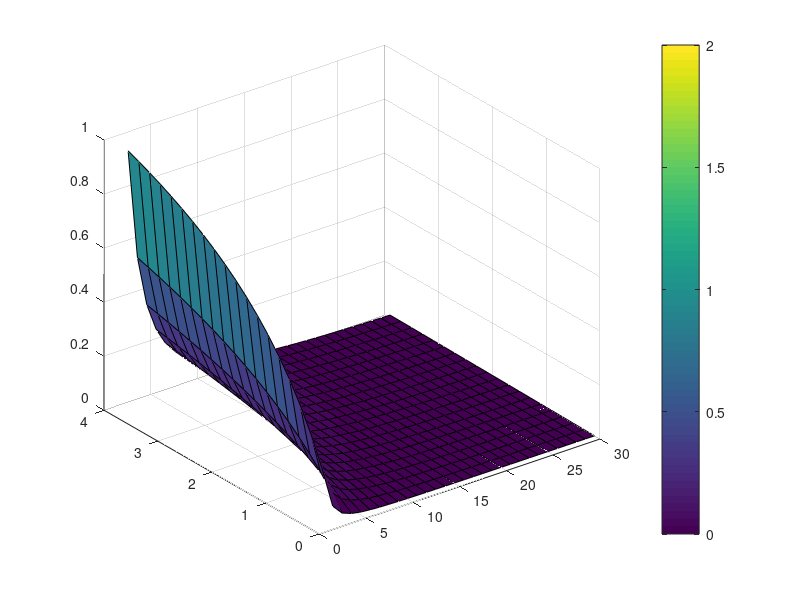

Recreate this plot in MATLAB. (Note: this script raises an error after producing the figure.)
%% Delta Z along the z-axis
[alphabeta,error] = meshgrid(2:1:30,0.1:0.2:4);
deltaZ = 0.1*((1/2)*tand(alphabeta).^(-1) -(1/2)*tand(alphabeta+error).^(-1));

surf(alphabeta,error,abs(deltaZ));
colorbar
caxis([0 2])
ax = gca;
ax.ZDir = 'reverse'

xlabel('\alpha [ ^\circ ]');
ylabel('\Delta\alpha [ ^\circ ]');
zlabel('\Delta z [m]');
% matlab2tikz('width','12cm','height','6cm');
%% Calculate alpha and beta for all (x,z)
[x,z] = meshgrid(-1:0.1:1,0.1:0.1:2);
alpha = atand((0.1/2-x).*(z.^-1));
beta = atand((x+0.1/2).*(z.^-1));
%% Delta X for complete FOV
deltaAlpha = 1;
deltaBeta = 1;
deltaX_pp = abs(detectX(alpha,beta)-detectXError(alpha,beta,deltaAlpha,deltaBeta));
deltaX_mp = abs(detectX(alpha,beta)-detectXError(alpha,beta,deltaAlpha,-deltaBeta));
deltaX_mm = abs(detectX(alpha,beta)-detectXError(alpha,beta,-deltaAlpha,-deltaBeta));
deltaX1 = max(deltaX_pp,deltaX_mp);
deltaX = min(max(deltaX1, deltaX_mm),2);

surf(x,z,deltaX);
colorbar
caxis([0 2])
ax = gca;
ax.ZDir = 'reverse'

xlabel('x [ m ]');
ylabel('z [ m ]');
zlabel('\Delta x [m]');
% matlab2tikz('width','12cm','height','6cm');
%% Vector approach with same result:
% z*[sind(beta) cosd(beta)]-[a/2 0] = z*[-sind(alpha) cosd(alpha)]+[a/2 0]
x_calc2 = -0.1*sind(alpha).*((cosd(alpha).*tand(beta)+sind(alpha)).^-1) + 0.1/2;
x_calcWithError = -0.1*sind(alpha+deltaAlpha).*((cosd(alpha+deltaAlpha).*tand(beta+deltaAlpha)+sind(alpha+deltaAlpha)).^-1) + 0.1/2;
x_delta = abs(x_calc2 -x_calcWithError);
surf(x,z,x_delta);
%% Delta z for complete FOV
deltaAlpha= -1;
deltaBeta = -1;
deltaZ_pp = abs(detectDistance(alpha,beta)-detectDistanceError(alpha,beta,deltaAlpha,deltaBeta));
deltaZ_pm = abs(detectDistance(alpha,beta)-detectDistanceError(alpha,beta,-deltaAlpha,deltaBeta));
deltaZ_mm = abs(detectDistance(alpha,beta)-detectDistanceError(alpha,beta,-deltaAlpha,-deltaBeta));
deltaZ1 = max(deltaZ_pp,deltaZ_pm);
deltaZ = min(max(deltaZ1,deltaZ_mm),2);

surf(x,z,abs(deltaZ));
colorbar
caxis([0 2])
ax = gca;
ax.ZDir = 'reverse'
xlabel('x [ m ]');
ylabel('z [ m ]');
zlabel('\Delta z [m]');
% matlab2tikz('width','12cm','height','6cm');